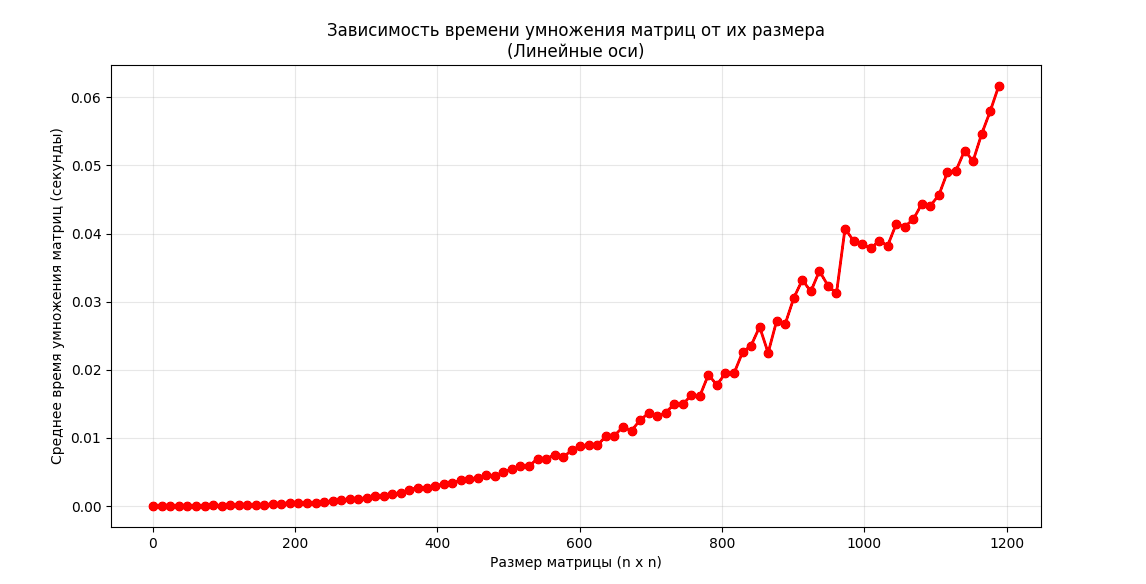

Write the Python code that produced this figure.
import numpy as np
import time
import matplotlib.pyplot as plt
from statistics import mean

N = 12 
max_n = 10**2 * N
step = 1*N
num_runs = 5   

n_values = []
times = []

for n in range(1, max_n + 1, step):
    
    A = np.random.rand(n, n)
    B = np.random.rand(n, n)
    print(f"Обрабатывается размер матрицы = {n}x{n}")
    run_times = []
    
    for run in range(num_runs):
        start_time = time.time()
        
        C = np.dot(A, B)
        
        end_time = time.time()
        run_times.append(end_time - start_time)
    
    n_values.append(n)
    times.append(mean(run_times))


plt.figure(figsize=(12, 6))
plt.plot(n_values, times, 'ro-', linewidth=2, markersize=6)
plt.xlabel('Размер матрицы (n x n)')
plt.ylabel('Среднее время умножения матриц (секунды)')
plt.title('Зависимость времени умножения матриц от их размера\n(Линейные оси)')
plt.grid(True, alpha=0.3)
plt.show()
